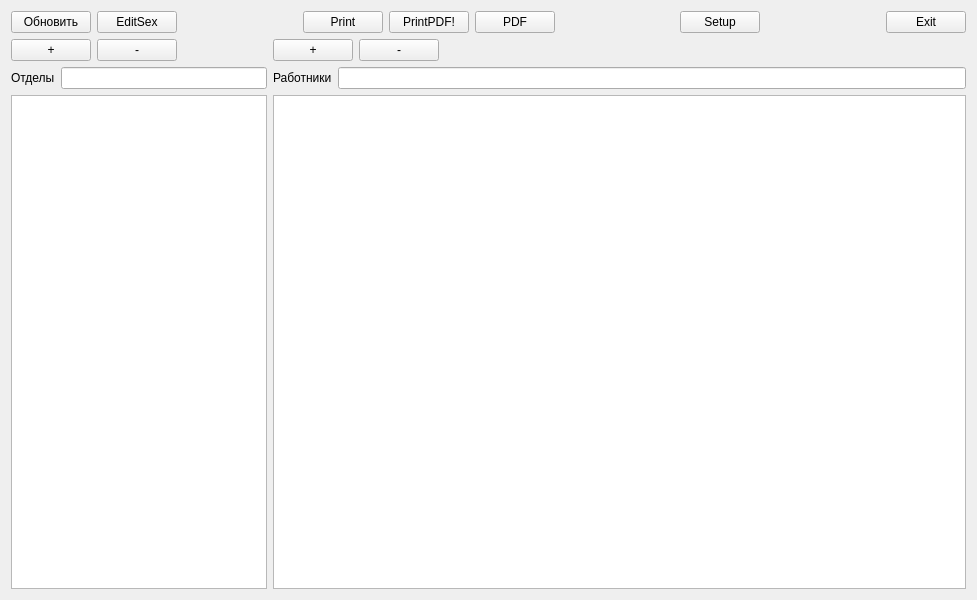
<?xml version="1.0" encoding="UTF-8"?>
<ui version="4.0">
 <class>MainWidget</class>
 <widget class="QWidget" name="MainWidget">
  <property name="geometry">
   <rect>
    <x>0</x>
    <y>0</y>
    <width>977</width>
    <height>600</height>
   </rect>
  </property>
  <property name="windowTitle">
   <string>MainWidget</string>
  </property>
  <layout class="QVBoxLayout" name="verticalLayout_3">
   <item>
    <layout class="QHBoxLayout" name="horizontalLayout_3">
     <item>
      <widget class="QPushButton" name="pushButton_Re">
       <property name="text">
        <string>Обновить</string>
       </property>
      </widget>
     </item>
     <item>
      <widget class="QPushButton" name="pushButtonSex">
       <property name="text">
        <string>EditSex</string>
       </property>
      </widget>
     </item>
     <item>
      <spacer name="horizontalSpacer_2">
       <property name="orientation">
        <enum>Qt::Horizontal</enum>
       </property>
       <property name="sizeHint" stdset="0">
        <size>
         <width>40</width>
         <height>20</height>
        </size>
       </property>
      </spacer>
     </item>
     <item>
      <widget class="QPushButton" name="pushButtonPrint">
       <property name="text">
        <string>Print</string>
       </property>
      </widget>
     </item>
     <item>
      <widget class="QPushButton" name="pushButtonPrntPdf">
       <property name="text">
        <string>PrintPDF!</string>
       </property>
      </widget>
     </item>
     <item>
      <widget class="QPushButton" name="pushButtonPdf">
       <property name="text">
        <string>PDF</string>
       </property>
      </widget>
     </item>
     <item>
      <spacer name="horizontalSpacer">
       <property name="orientation">
        <enum>Qt::Horizontal</enum>
       </property>
       <property name="sizeHint" stdset="0">
        <size>
         <width>40</width>
         <height>20</height>
        </size>
       </property>
      </spacer>
     </item>
     <item>
      <widget class="QPushButton" name="pushButtonSetup">
       <property name="text">
        <string>Setup</string>
       </property>
      </widget>
     </item>
     <item>
      <spacer name="horizontalSpacer_3">
       <property name="orientation">
        <enum>Qt::Horizontal</enum>
       </property>
       <property name="sizeHint" stdset="0">
        <size>
         <width>40</width>
         <height>20</height>
        </size>
       </property>
      </spacer>
     </item>
     <item>
      <widget class="QPushButton" name="pushButton_Exit">
       <property name="text">
        <string>Exit</string>
       </property>
      </widget>
     </item>
    </layout>
   </item>
   <item>
    <layout class="QHBoxLayout" name="horizontalLayout_4" stretch="0,1">
     <property name="spacing">
      <number>6</number>
     </property>
     <property name="leftMargin">
      <number>0</number>
     </property>
     <item>
      <layout class="QVBoxLayout" name="verticalLayout" stretch="0,0,0">
       <property name="spacing">
        <number>6</number>
       </property>
       <property name="sizeConstraint">
        <enum>QLayout::SetDefaultConstraint</enum>
       </property>
       <property name="rightMargin">
        <number>0</number>
       </property>
       <item>
        <layout class="QHBoxLayout" name="horizontalLayout">
         <item>
          <widget class="QPushButton" name="pushButton_AddDepartment">
           <property name="text">
            <string>+</string>
           </property>
          </widget>
         </item>
         <item>
          <widget class="QPushButton" name="pushButton_DelDepartment">
           <property name="text">
            <string>-</string>
           </property>
          </widget>
         </item>
         <item>
          <spacer name="horizontalSpacer_4">
           <property name="orientation">
            <enum>Qt::Horizontal</enum>
           </property>
           <property name="sizeHint" stdset="0">
            <size>
             <width>40</width>
             <height>20</height>
            </size>
           </property>
          </spacer>
         </item>
        </layout>
       </item>
       <item>
        <layout class="QHBoxLayout" name="horizontalLayout_5">
         <item>
          <widget class="QLabel" name="label">
           <property name="text">
            <string>Отделы</string>
           </property>
          </widget>
         </item>
         <item>
          <widget class="QLineEdit" name="lineEditFlt"/>
         </item>
        </layout>
       </item>
       <item>
        <widget class="QTableView" name="tableView_Department"/>
       </item>
      </layout>
     </item>
     <item>
      <layout class="QVBoxLayout" name="verticalLayout_2">
       <item>
        <layout class="QHBoxLayout" name="horizontalLayout_2">
         <item>
          <widget class="QPushButton" name="pushButton_AddWorkers">
           <property name="text">
            <string>+</string>
           </property>
          </widget>
         </item>
         <item>
          <widget class="QPushButton" name="pushButton_DelWorkers">
           <property name="text">
            <string>-</string>
           </property>
          </widget>
         </item>
         <item>
          <spacer name="horizontalSpacer_5">
           <property name="orientation">
            <enum>Qt::Horizontal</enum>
           </property>
           <property name="sizeHint" stdset="0">
            <size>
             <width>40</width>
             <height>20</height>
            </size>
           </property>
          </spacer>
         </item>
        </layout>
       </item>
       <item>
        <layout class="QHBoxLayout" name="horizontalLayout_6">
         <item>
          <widget class="QLabel" name="label_2">
           <property name="text">
            <string>Работники</string>
           </property>
          </widget>
         </item>
         <item>
          <widget class="QLineEdit" name="lineEditFltW"/>
         </item>
        </layout>
       </item>
       <item>
        <widget class="QTableView" name="tableView_Workers"/>
       </item>
      </layout>
     </item>
    </layout>
   </item>
  </layout>
 </widget>
 <resources/>
 <connections/>
</ui>
